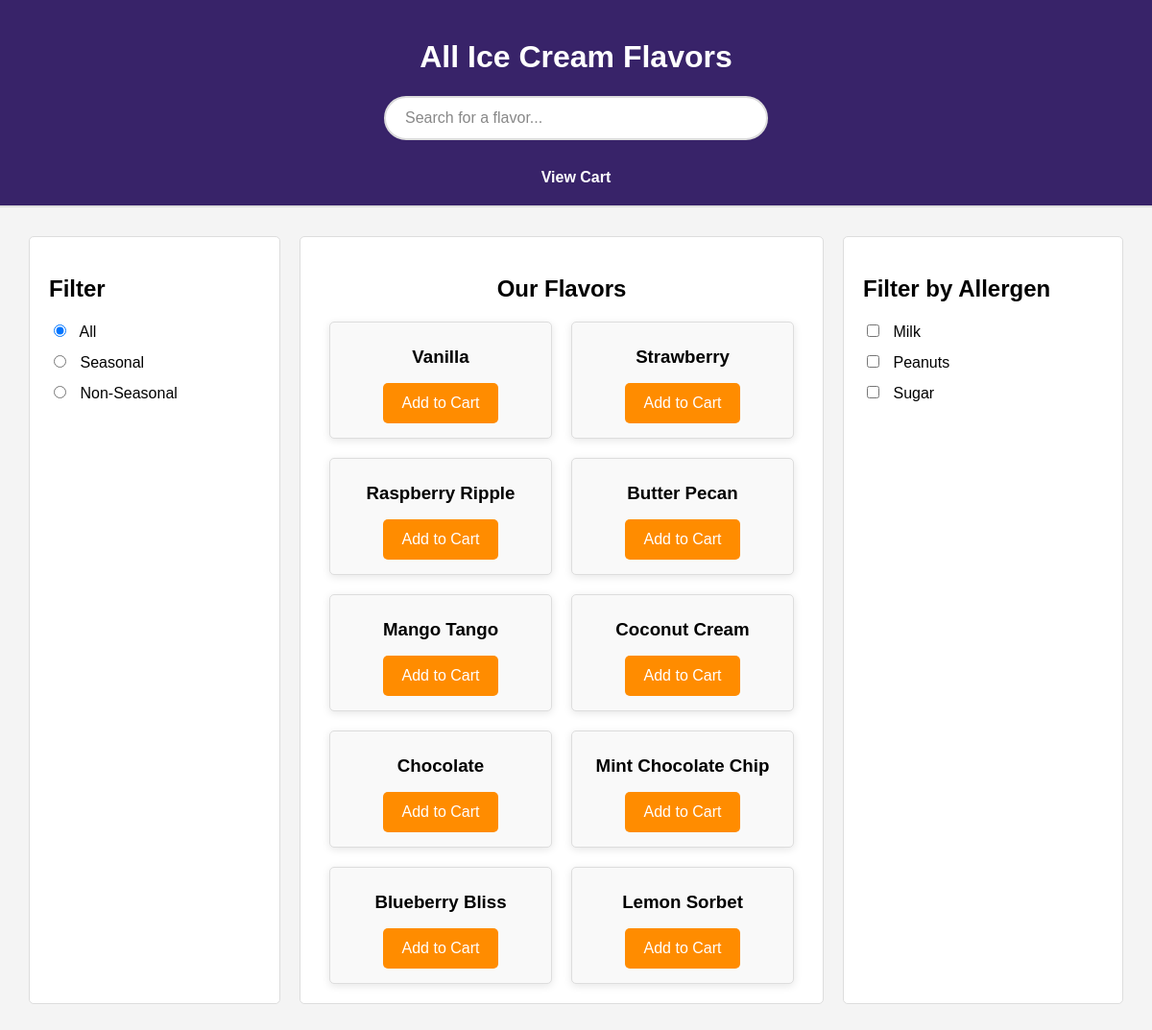
The page / on the database its author committed.
### tables this page shows
CREATE TABLE flavors (
            id INTEGER PRIMARY KEY,
            name TEXT UNIQUE NOT NULL,
            is_seasonal BOOLEAN NOT NULL,
            ingredients TEXT NOT NULL  -- New column to store ingredients/allergens
        );

### controllers/flavor_controller.py (the view)
@flavor_bp.route('/')
def index():
    flavors = get_all_flavors()
    return render_template('index.html', flavors=flavors)

### models/database.py (called while the page is built)
def get_db_connection():
    connection = sqlite3.connect('ice_cream.db')
    connection.row_factory = sqlite3.Row
    return connection

### models/flavor_model.py (called while the page is built)
def get_all_flavors():
    connection = get_db_connection()
    cursor = connection.cursor()
    cursor.execute("SELECT * FROM flavors")
    flavors = cursor.fetchall()
    connection.close()
    return flavors

### templates/index.html (shortened to what this page needs)
<!DOCTYPE html>
<html lang="en">
<head>
    <link rel="stylesheet" href="{{ url_for('static', filename='style.css') }}">
</head>
<body>
    <header>
        <h1>All Ice Cream Flavors</h1>
        <input type="text" id="search" placeholder="Search for a flavor..." onkeyup="searchFlavors()" />
        <div class="cart">
            <a href="{{ url_for('cart.view_cart') }}">View Cart</a>
        </div>
    </header>
    <div class="container">
        <div class="filter-section">
            <h2>Filter</h2>
            <label>
                <input type="radio" name="filter" value="all" onclick="filterFlavors()" checked> All
            </label>
            <label>
                <input type="radio" name="filter" value="seasonal" onclick="filterFlavors()"> Seasonal
            </label>
            <label>
                <input type="radio" name="filter" value="non-seasonal" onclick="filterFlavors()"> Non-Seasonal
            </label>
        </div>
        <div class="flavors-section">
            <h2>Our Flavors</h2>
            <div class="flavors">
                {% for flavor in flavors %}
                <div class="flavor-card" data-is-seasonal="{{ flavor['is_seasonal'] }}" data-allergens="{{ flavor['ingredients'] }}">
                    <h3>{{ flavor['name'] }}</h3>
                    <a href="{{ url_for('cart.add_to_cart_route', flavor_id=flavor['id']) }}" class="add-to-cart-btn button">Add to Cart</a>
                </div>
                {% endfor %}
            </div>
        </div>
        <div class="allergens-section">
            <h2>Filter by Allergen</h2>
            <label>
                <input type="checkbox" class="allergen-checkbox" value="Milk" onclick="filterByAllergen()" {% if 'Milk' in selected_allergens %} checked {% endif %}> Milk
            </label>
            <label>
                <input type="checkbox" class="allergen-checkbox" value="Peanuts" onclick="filterByAllergen()" {% if 'Peanuts' in selected_allergens %} checked {% endif %}> Peanuts
            </label>
            <label>
                <input type="checkbox" class="allergen-checkbox" value="Sugar" onclick="filterByAllergen()" {% if 'Sugar' in selected_allergens %} checked {% endif %}> Sugar
            </label>
        </div>
    </div>
</body>
</html>

### static/style.css (style rules this page uses)
body { font-family: Arial, sans-serif; margin: 0; padding: 0; box-sizing: border-box; background-color: #f4f4f4; }
header { text-align: center; padding: 20px; background-color: #382369; color: white; border-bottom: 2px solid #ddd; }
.container { display: flex; justify-content: space-between; padding: 20px; }
.filter-section, .flavors-section, .allergens-section { flex: 1; margin: 10px; padding: 20px; border: 1px solid #ddd; border-radius: 5px; background-color: white; }
.filter-section { max-width: 220px; }
.flavors-section { text-align: center; max-width: 650px; }
.flavors { display: flex; flex-wrap: wrap; justify-content: center; gap: 20px; }
.flavor-card { padding: 15px; border: 1px solid #ddd; border-radius: 5px; width: 200px; background-color: #f9f9f9; text-align: center; box-shadow: 0 2px 8px rgba(0, 0, 0, 0.1); }
.flavor-card h3 { margin: 10px 0; }
.allergens-section { max-width: 250px; }
.filter-section label, .allergens-section label { display: block; margin: 12px 0; }
.filter-section input[type="radio"], .allergen-checkbox { margin-right: 10px; }
.cart { margin-top: 20px; text-align: center; }
#search { width: 100%; max-width: 400px; padding: 12px 20px; font-size: 16px; border: 2px solid #ddd; border-radius: 25px; outline: none; background-color: #fff; transition: border-color 0.3s ease; box-sizing: border-box; }
#search::placeholder { color: #888; }
.add-to-cart-btn { display: inline-block; padding: 12px 20px; font-size: 16px; color: white; background-color: #ff8c00; text-align: center; text-decoration: none; border-radius: 5px; border: none; cursor: pointer; transition: background-color 0.3s ease, transform 0.2s ease; }
.cart { margin-top: 30px; text-align: center; }
.cart a { text-decoration: none; color: #ffffff; font-weight: bold; }

### rows shown on the page
flavors: name "Vanilla"
flavors: name "Strawberry"
flavors: name "Raspberry Ripple"
flavors: name "Butter Pecan"
flavors: name "Mango Tango"
flavors: name "Coconut Cream"
flavors: name "Chocolate"
flavors: name "Mint Chocolate Chip"
flavors: name "Blueberry Bliss"
flavors: name "Lemon Sorbet"
